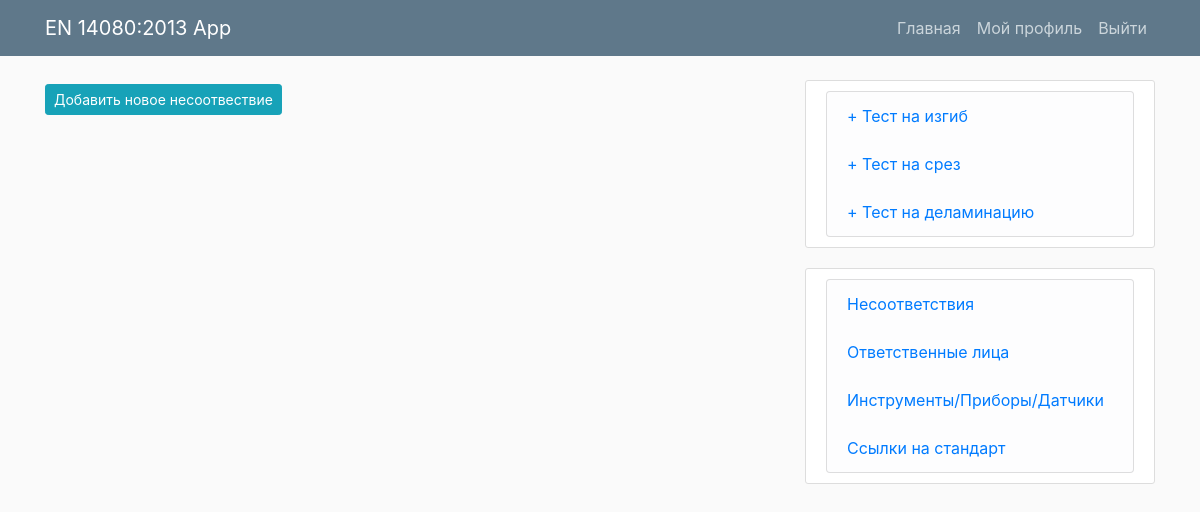
The page /nonconformities/ (signed in) on the database as committed earlier.
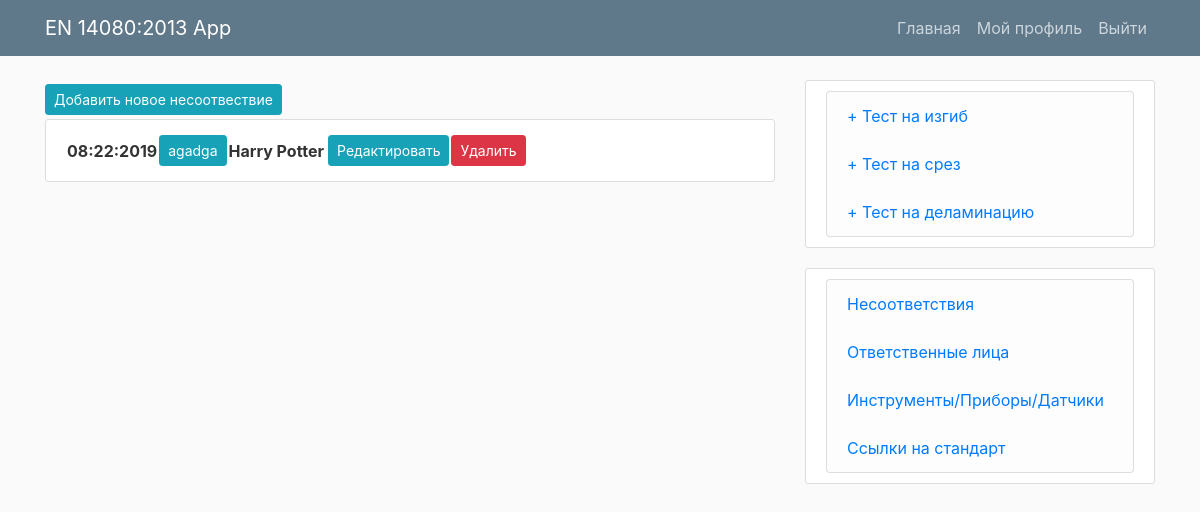
The same page on the database as committed later.
### mainApp/models.py (models this page shows, shortened)
class Nonconformity(models.Model):
	name = models.CharField(max_length=100)
	description = models.TextField(blank=True)
	resp_person = models.ForeignKey(Person, on_delete=models.PROTECT)
	nonconformity_date = models.DateField()
	author = models.ForeignKey(User, blank=True, null=True, on_delete=models.CASCADE)

class Person(models.Model):
	name = models.CharField(max_length=100)
	position = models.CharField(max_length=100)
	training_date = models.DateField()
	next_training_date = models.DateField()
	comment = models.TextField(blank=True)
	author = models.ForeignKey(User, blank=True, null=True, on_delete=models.CASCADE)

### mainApp/views.py (the view)
# urls.py: path('nonconformities/', today_views.NonconformitiesView, name='nonconformities'),
@login_required
def NonconformitiesView(request):
	user = get_object_or_404(User, username=request.user.username)
	nonconformities = Nonconformity.objects.filter(author=user).order_by('nonconformity_date')
	return render(request, 'mainApp/nonconformities.html', {'nonconformities': nonconformities,})

### mainApp/templates/mainApp/nonconformities.html
{% extends "mainApp/today.html" %}
{% load crispy_forms_tags %}
{% load bootstrap4 %}
{% block content %}
<a class="btn btn-info btn-sm mt-1 mb-1" href="{% url 'nonconformity-create' %}">Добавить новое несоотвествие</a>
{% for nonconformity in nonconformities %}
<div class="content-section tabletoday">
    <table>
        <tr>
            <th>{{ nonconformity.nonconformity_date|date:"m:d:Y" }}</th>
            <th><a class="btn btn-info btn-sm mt-1 mb-1" href="{% url 'nonconformity' nonconformity.id %}">{{ nonconformity.name }}</a></th>
            <th>{{ nonconformity.resp_person.name }}</th>
            <th></th>
            <th>
                <a class="btn btn-info btn-sm mt-1 mb-1" href="{% url 'nonconformity-update' nonconformity.id %}">Редактировать</a>
            </th>
             <th>
                <a class="btn btn-danger btn-sm mt-1 mb-1" href="{% url 'nonconformity-delete' nonconformity.id %}">Удалить</a>
            </th>
        </tr>
    </table>
</div>
{% endfor %}
{% endblock content %}

Rows that differ between the two databases and show on the page:
added Nonconformity: nonconformity_date "08:22:2019", name "agadga", resp_person.name "Harry Potter"
